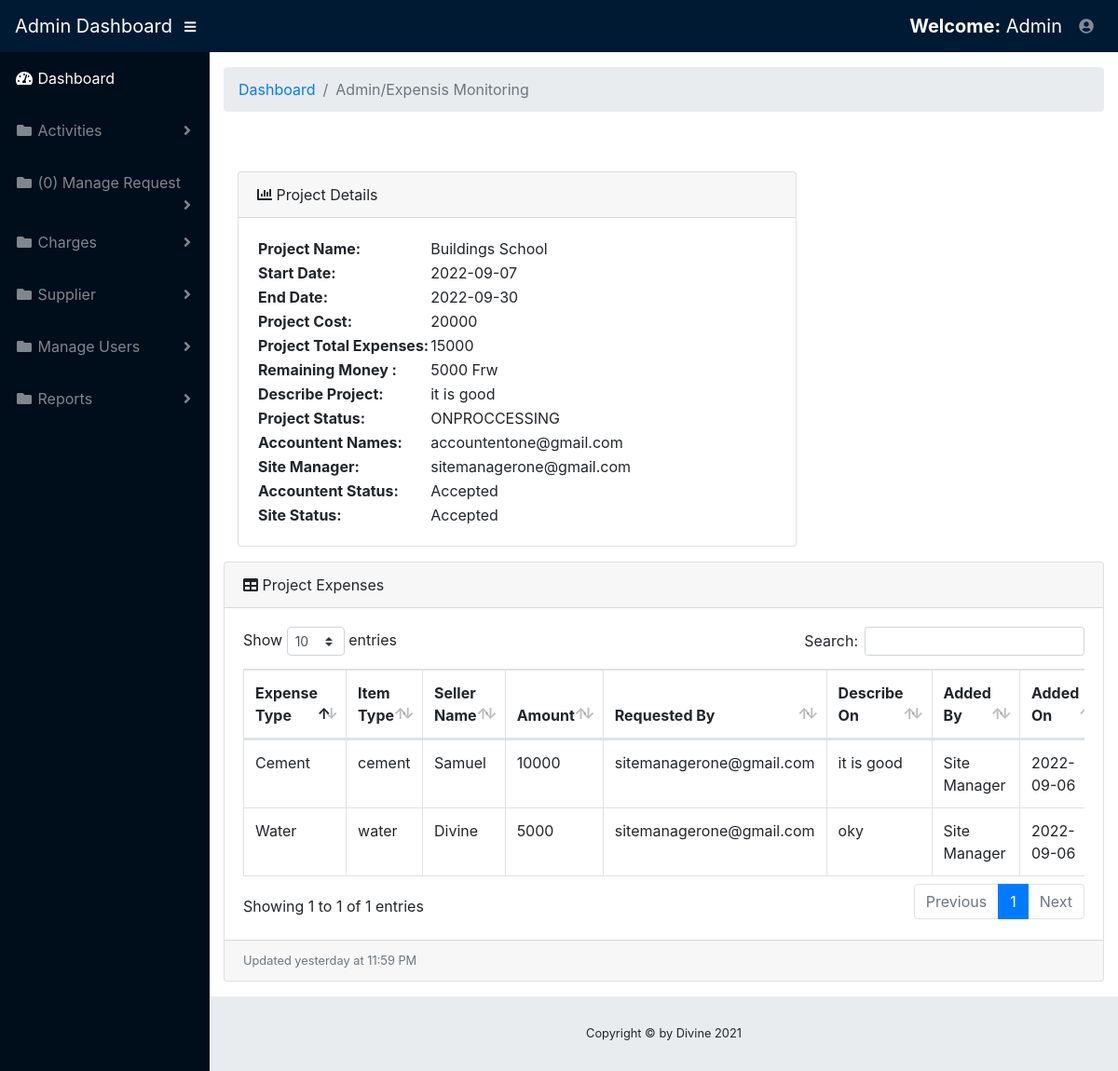
/bossdashboard/details_projectexpenserequest.php?id=8 (signed in), run on the app's committed database.
### tables this page shows
CREATE TABLE `project` (
  `project_id` int(11) NOT NULL,
  `project_name` varchar(200) NOT NULL,
  `startdate` varchar(200) NOT NULL,
  `enddate` varchar(200) NOT NULL,
  `project_cost` varchar(200) NOT NULL,
  `project_status` varchar(100) NOT NULL,
  `project_expense` varchar(200) NOT NULL,
  `describeproject` varchar(200) NOT NULL,
  `remaindmoney` varchar(200) NOT NULL,
  `acountentname` varchar(100) NOT NULL,
  `sitemananame` varchar(100) NOT NULL,
  `accountentstatus` varchar(20) NOT NULL,
  `sitestatus` varchar(20) NOT NULL,
  `addedon` varchar(255) NOT NULL
);

CREATE TABLE `expense` (
  `expense_id` int(11) NOT NULL,
  `project_id` int(11) NOT NULL,
  `expense_type` varchar(100) NOT NULL,
  `expense_item` varchar(100) NOT NULL,
  `seller` varchar(100) NOT NULL,
  `date_given` varchar(200) NOT NULL,
  `expense` varchar(200) NOT NULL,
  `requesteby` varchar(100) NOT NULL,
  `accountent` varchar(100) NOT NULL,
  `describe_expense` varchar(255) NOT NULL,
  `done_by` varchar(100) NOT NULL,
  `donestatus` varchar(80) NOT NULL
);

### bossdashboard/details_projectexpenserequest.php (the view, shortened to what this page needs)
<?php
if($_SESSION['email']!=""){
?>
<!DOCTYPE html>
<html lang="en">
<head>
  <link href="../vendor/fontawesome-free/css/all.min.css" rel="stylesheet" type="text/css">
  <link href="../vendor/datatables/dataTables.bootstrap4.css" rel="stylesheet">
  <link href="../css/sb-admin.css" rel="stylesheet">
</head>
<body id="page-top">
  <nav class="navbar navbar-expand navbar-dark bg-dark static-top">
    <a class="navbar-brand mr-1" href="home.php">Admin Dashboard</a>
    <button class="btn btn-link btn-sm text-white order-1 order-sm-0" id="sidebarToggle" href="#">
      <i class="fas fa-bars"></i>
    </button>
    <ul class="navbar-nav ml-auto ml-md-0">
      <li class="nav-item dropdown no-arrow mx-1">
        <a class="navbar-brand mr-1" href="#"><strong>Welcome:</strong> <?php echo $_SESSION["fullname"]; ?></a>
      </li>
      <li class="nav-item dropdown no-arrow">
        <a class="nav-link dropdown-toggle" href="#" id="userDropdown" role="button" data-toggle="dropdown" aria-haspopup="true" aria-expanded="false">
          <i class="fas fa-user-circle fa-fw"></i>
        </a>
      </li>
    </ul>
  </nav>
  <div id="wrapper">
    <ul class="sidebar navbar-nav">
      <li class="nav-item active">
        <a class="nav-link" href="home.php">
          <i class="fas fa-fw fa-tachometer-alt"></i>
          <span>Dashboard</span>
        </a>
      </li>
       <li class="nav-item dropdown">
        <a class="nav-link dropdown-toggle" href="#" id="pagesDropdown" role="button" data-toggle="dropdown" aria-haspopup="true" aria-expanded="false">
          <i class="fas fa-fw fa-folder"></i>
          <span>Activities</span>
        </a>
      </li>
   <li class="nav-item dropdown">
        <a class="nav-link dropdown-toggle" href="#" id="pagesDropdown" role="button" data-toggle="dropdown" aria-haspopup="true" aria-expanded="false">
          <i class="fas fa-fw fa-folder"></i>
             <?php
         $con=mysqli_connect("localhost", "root", "", "expense");
        $count_query = "SELECT * FROM expense WHERE donestatus  ='Accountent Accepted'  ";
        $query = mysqli_query($con, $count_query);
        $count = mysqli_num_rows($query);
                                           ?>
          <span>(<?php echo $count; ?>) Manage Request</span>
        </a>
      </li>
          <li class="nav-item dropdown">
        <a class="nav-link dropdown-toggle" href="#" id="pagesDropdown" role="button" data-toggle="dropdown" aria-haspopup="true" aria-expanded="false">
          <i class="fas fa-fw fa-folder"></i>
          <span>Charges</span>
        </a>
      </li>
  <li class="nav-item dropdown">
        <a class="nav-link dropdown-toggle" href="#" id="pagesDropdown" role="button" data-toggle="dropdown" aria-haspopup="true" aria-expanded="false">
          <i class="fas fa-fw fa-folder"></i>
          <span>Supplier</span>
        </a>
      </li>
        <li class="nav-item dropdown">
        <a class="nav-link dropdown-toggle" href="#" id="pagesDropdown" role="button" data-toggle="dropdown" aria-haspopup="true" aria-expanded="false">
          <i class="fas fa-fw fa-folder"></i>
          <span>Manage Users</span>
        </a>
      </li>
      <li class="nav-item dropdown">
        <a class="nav-link dropdown-toggle" href="#" id="pagesDropdown" role="button" data-toggle="dropdown" aria-haspopup="true" aria-expanded="false">
          <i class="fas fa-fw fa-folder"></i>
          <span>Reports</span>
        </a>
      </li>
    </ul>
    <div id="content-wrapper">
      <div class="container-fluid">
        <ol class="breadcrumb">
          <li class="breadcrumb-item">
            <a href="#">Dashboard</a>
          </li>
          <li class="breadcrumb-item active">Admin/Expensis Monitoring</li>
        </ol>
                                     <?php
                                      $conn=mysqli_connect("localhost","root","", "expense") or die(mysql_error());
                                      $ID=$_GET['id'];
                                       ?>
         <div class="col-lg-8">
           <br>   <br>
            <div class="card mb-3">
              <div class="card-header">
                <i class="fas fa-chart-bar"></i>
               Project Details</div>
              <div class="card-body">
                                          <?php
                                     $query = $conn->query("SELECT * FROM `project` WHERE `project_id` ='$ID'") or die(mysqli_error());
                                     $fetch = $query->fetch_array();
                                      ?>
               <table>
                <tr><strong ><td><b>Project Name:</b></td><td><?php echo $fetch['project_name']?></td></strong></tr>
                <tr><strong ><td><b>Start Date:</b></td><td><?php echo $fetch['startdate']?></td></strong></tr>
                <tr><strong ><td><b>End Date:</b></td><td><?php echo $fetch['enddate']?></td></strong></tr>
                <tr><strong ><td><b>Project Cost:</b></td><td><?php echo $fetch['project_cost']?></td></strong></tr>
                <tr><strong ><td><b>Project Total Expenses:</b></td><td><?php echo $fetch['project_expense']?></td></strong></tr>
                <tr><strong ><td><b>Remaining Money : </b></td><td><?php echo $fetch['remaindmoney']?> Frw</td></strong></tr>
                <tr><strong ><td><b>Describe Project: </b></td><td><?php echo $fetch['describeproject']?></td></strong></tr>
                <tr><strong ><td><b>Project Status: </b></td><td><?php echo $fetch['project_status']?></td></strong></tr>
                 <tr><strong ><td><b>Accountent Names: </b></td><td><?php echo $fetch['acountentname']?></td></strong></tr>
                  <tr><strong ><td><b>Site Manager: </b></td><td><?php echo $fetch['sitemananame']?></td></strong></tr>
                   <tr><strong ><td><b>Accountent Status: </b></td><td><?php echo $fetch['accountentstatus']?></td></strong></tr>
                    <tr><strong ><td><b>Site Status: </b></td><td><?php echo $fetch['sitestatus']?></td></strong></tr>
               </table>
              </div>
            </div>
          </div>
        <div class="card mb-3">
          <div class="card-header">
            <i class="fas fa-table"></i>
            Project  Expenses</div>
          <div class="card-body">
            <div class="table-responsive">
              <table class="table table-bordered" id="dataTable" width="100%" cellspacing="0">
                <thead>
                  <tr>
                    <th>Expense Type</th>
                    <th>Item Type</th>
                    <th>Seller Name</th>
                    <th>Amount </th>
                    <th>Requested By</th>
                    <th>Describe On</th>
                     <th>Added By</th>
                    <th>Added On</th>
                  </tr>
                </thead>
                 <?php
                         $conn=mysqli_connect("localhost","root","", "expense") or die(mysql_error());
                         $query = $conn->query("SELECT * FROM `expense` where  project_id='$ID' ") or die(mysqli_error());
                         while($fetch = $query->fetch_array()){
                         ?>
                <tbody>
                  <tr>
                    <td><?php echo $fetch['expense_type']?></td>
                    <td><?php echo $fetch['expense_item']?></td>
                    <td><?php echo $fetch['seller']?></td>
                    <td><?php echo $fetch['expense']?></td>
                    <td><?php echo $fetch['requesteby']?></td>
                    <td><?php echo $fetch['describe_expense']?></td>
                     <td><?php echo $fetch['done_by']?></td>
                    <td><?php echo $fetch['date_given']?></td>
                  </tr>
              <?php
                    }
                    ?>
         </tbody>
              </table>
            </div>
          </div>
          <div class="card-footer small text-muted">Updated yesterday at 11:59 PM</div>
        </div>
      </div>
      <footer class="sticky-footer">
        <div class="container my-auto">
          <div class="copyright text-center my-auto">
            <span>Copyright © by Divine 2021</span>
          </div>
        </div>
      </footer>
    </div>
  </div>
</body>
</html>
<?php
}else{
header("location:../index.php");
}
?>

### data on the page
project: project_name "Buildings School", startdate "2022-09-07", enddate "2022-09-30", project_cost "20000", project_expense "15000", remaindmoney "5000", describeproject "it is good", project_status "ONPROCCESSING", acountentname "accountentone@gmail.com", sitemananame "sitemanagerone@gmail.com", accountentstatus "Accepted", sitestatus "Accepted"
expense: expense_type "Cement", expense_item "cement", seller "Samuel", expense "10000", requesteby "sitemanagerone@gmail.com", describe_expense "it is good", done_by "Site Manager", date_given "2022-09-06"
expense: expense_type "Water", expense_item "water", seller "Divine", expense "5000", requesteby "sitemanagerone@gmail.com", describe_expense "oky", done_by "Site Manager", date_given "2022-09-06"

### other printed values
$_SESSION["fullname"] "Admin"
$count "0"
